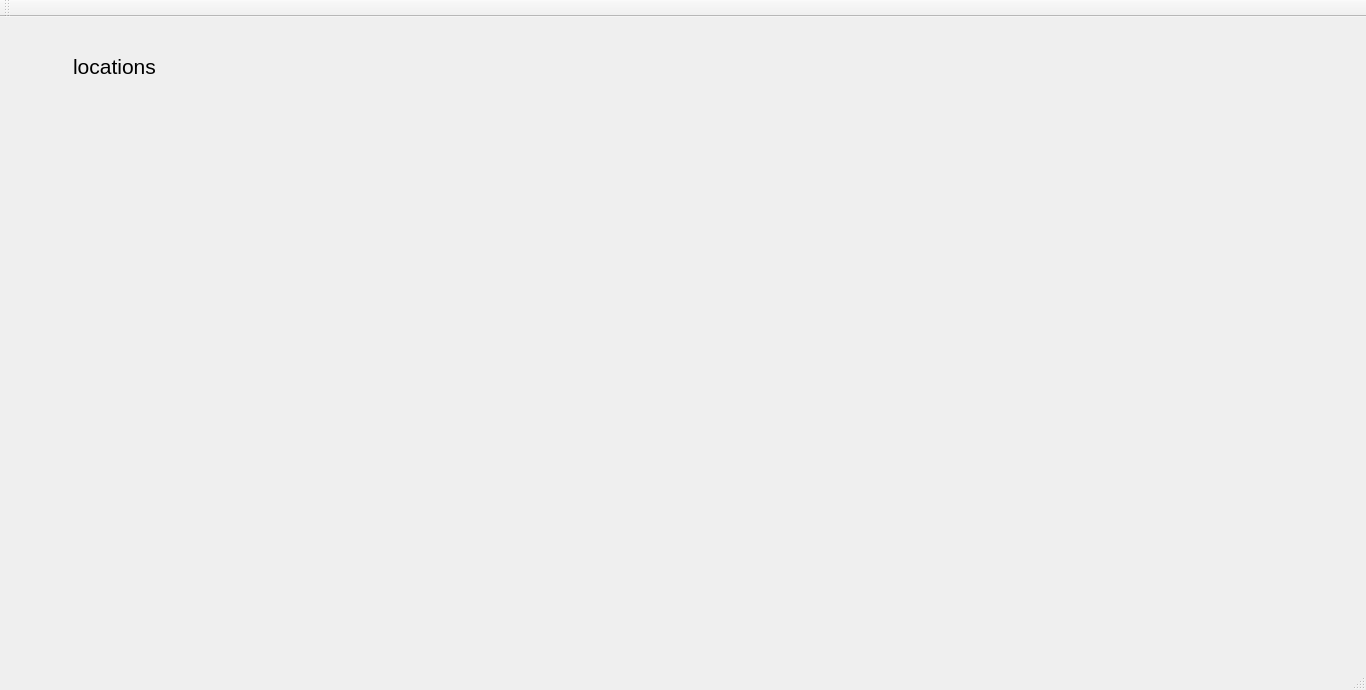
<?xml version="1.0" encoding="UTF-8"?>
<ui version="4.0">
 <class>widget</class>
 <widget class="QMainWindow" name="widget">
  <property name="geometry">
   <rect>
    <x>0</x>
    <y>0</y>
    <width>1366</width>
    <height>690</height>
   </rect>
  </property>
  <property name="windowTitle">
   <string>widget</string>
  </property>
  <widget class="QWidget" name="centralWidget">
   <widget class="QLabel" name="locationLabel">
    <property name="geometry">
     <rect>
      <x>40</x>
      <y>30</y>
      <width>149</width>
      <height>39</height>
     </rect>
    </property>
    <property name="text">
     <string>&lt;html&gt;&lt;head/&gt;&lt;body&gt;&lt;p align=&quot;center&quot;&gt;&lt;span style=&quot; font-size:16pt;&quot;&gt;locations&lt;/span&gt;&lt;/p&gt;&lt;/body&gt;&lt;/html&gt;</string>
    </property>
   </widget>
   <widget class="QLabel" name="lLabel">
    <property name="geometry">
     <rect>
      <x>40</x>
      <y>70</y>
      <width>149</width>
      <height>39</height>
     </rect>
    </property>
    <property name="text">
     <string/>
    </property>
   </widget>
   <widget class="QLabel" name="buttonLabel">
    <property name="geometry">
     <rect>
      <x>40</x>
      <y>110</y>
      <width>149</width>
      <height>39</height>
     </rect>
    </property>
    <property name="text">
     <string/>
    </property>
   </widget>
  </widget>
  <widget class="QMenuBar" name="menuBar">
   <property name="geometry">
    <rect>
     <x>0</x>
     <y>0</y>
     <width>1366</width>
     <height>21</height>
    </rect>
   </property>
  </widget>
  <widget class="QToolBar" name="mainToolBar">
   <attribute name="toolBarArea">
    <enum>TopToolBarArea</enum>
   </attribute>
   <attribute name="toolBarBreak">
    <bool>false</bool>
   </attribute>
  </widget>
  <widget class="QStatusBar" name="statusBar"/>
 </widget>
 <layoutdefault spacing="6" margin="11"/>
 <resources/>
 <connections/>
</ui>
